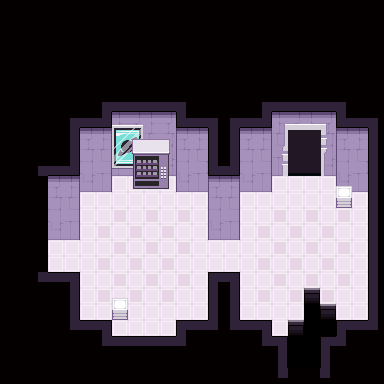

A 2D game scene composited from a Tiled map and its tileset images. What follows is a short description and the map's XML, with each tile layer's data collapsed to a summary:
An orthogonal 24x24 tile map with 16x16 px tiles, 8 tile layers (Artificial Lower Chip, Natural Lower Chip, Natural Walls, Artificial Upper Chip, ...), 2 tilesets and 8 objects (6x Event, checkpoint, item).

<map version="1.0" orientation="orthogonal" renderorder="right-down" width="24" height="24" tilewidth="16" tileheight="16" nextobjectid="55">
 <properties>
  <property name="bgm" value="shape" />
  <property name="radio" value="I see him... He's up north, waiting for you. He knows you're coming. He's clever. He knows to guard me." />
 </properties>
 <tileset firstgid="1" source="../tilesets/natural.tsx" />
 <tileset firstgid="481" source="../tilesets/artificial.tsx" />
 <layer name="Artificial Lower Chip" width="24" height="24">
  <properties>
   <property name="z" value="0.0" />
  </properties>
  <data>[576 cells, 569 non-empty, 32 distinct tile ids]</data>
 </layer>
 <layer name="Natural Lower Chip" width="24" height="24">
  <properties>
   <property name="alt" value="true" />
   <property name="z" value="0.0" />
  </properties>
  <data>[576 cells, 0 non-empty, 0 distinct tile ids]</data>
 </layer>
 <layer name="Natural Walls" width="24" height="24">
  <properties>
   <property name="alt" value="true" />
   <property name="z" value=".1" />
  </properties>
  <data>[576 cells, 0 non-empty, 0 distinct tile ids]</data>
 </layer>
 <layer name="Artificial Upper Chip" width="24" height="24">
  <properties>
   <property name="z" value=".5" />
  </properties>
  <data>[576 cells, 29 non-empty, 28 distinct tile ids]</data>
 </layer>
 <layer name="Natural Upper Chip" width="24" height="24">
  <properties>
   <property name="alt" value="true" />
   <property name="z" value=".5" />
  </properties>
  <data>[576 cells, 0 non-empty, 0 distinct tile ids]</data>
 </layer>
 <layer name="Natural Wall Sidings" width="24" height="24">
  <properties>
   <property name="alt" value="true" />
   <property name="z" value=".2" />
  </properties>
  <data>[576 cells, 0 non-empty, 0 distinct tile ids]</data>
 </layer>
 <objectgroup name="Object Layer">
  <properties>
   <property name="z" value=".5" />
  </properties>
  <object id="44" name="Checkpoint" type="checkpoint" x="240" y="192" width="128" height="144" />
  <object id="48" name="tele" type="Event" x="32" y="240" width="16" height="32">
   <properties>
    <property name="onCollide" value="teleport('sector2/3e.tmx', 27, 6)" />
   </properties>
  </object>
  <object id="49" name="arrow" type="Event" x="32" y="224" width="16" height="16">
   <properties>
    <property name="appearance" value="4dir_arrow" />
    <property name="face" value="WEST" />
   </properties>
  </object>
  <object id="50" name="arrow" type="Event" x="32" y="240" width="16" height="16">
   <properties>
    <property name="appearance" value="4dir_arrow" />
    <property name="face" value="WEST" />
   </properties>
  </object>
  <object id="51" name="tele" type="Event" x="288" y="160" width="32" height="16">
   <properties>
    <property name="onCollide" value="teleport('sector2/2f.tmx', 25, 49)" />
   </properties>
  </object>
  <object id="52" name="arrow" type="Event" x="288" y="80" width="16" height="16">
   <properties>
    <property name="appearance" value="4dir_arrow" />
    <property name="face" value="NORTH" />
   </properties>
  </object>
  <object id="53" name="arrow" type="Event" x="304" y="80" width="16" height="16">
   <properties>
    <property name="appearance" value="4dir_arrow" />
    <property name="face" value="NORTH" />
   </properties>
  </object>
  <object id="54" name="Orders" type="item" x="112" y="176" width="16" height="16">
   <properties>
    <property name="key" value="item_orders" />
   </properties>
  </object>
 </objectgroup>
 <layer name="Artificial Overhead Chip" width="24" height="24">
  <properties>
   <property name="z" value="1.5" />
  </properties>
  <data>[576 cells, 11 non-empty, 10 distinct tile ids]</data>
 </layer>
 <layer name="Natural Overhead Chip" width="24" height="24">
  <properties>
   <property name="alt" value="true" />
   <property name="z" value="1.5" />
  </properties>
  <data>[576 cells, 0 non-empty, 0 distinct tile ids]</data>
 </layer>
</map>
